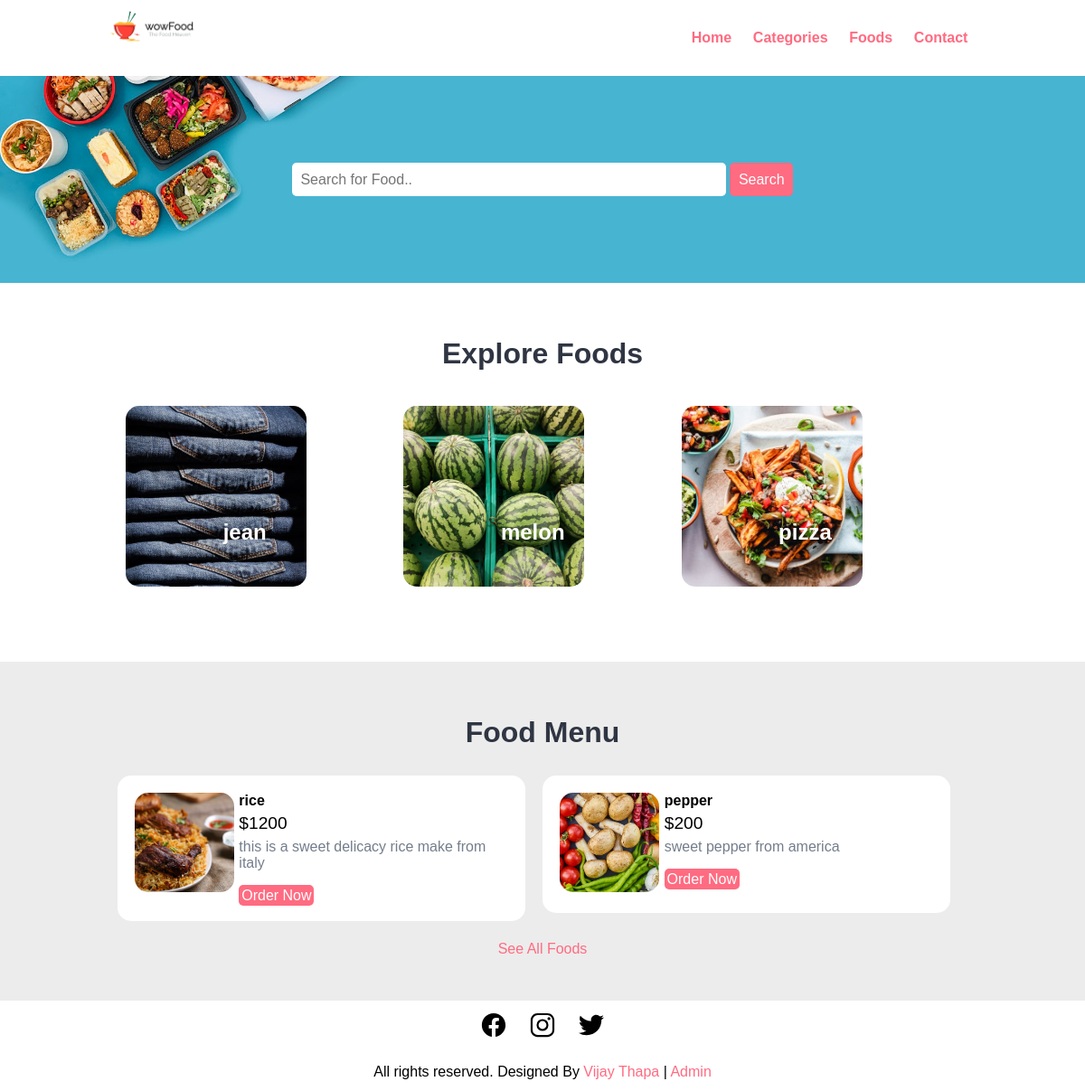
The page / on the database its author committed.
### tables this page shows
CREATE TABLE `categories` (
  `id` int(11) NOT NULL,
  `unique_id` int(11) NOT NULL,
  `title` varchar(255) NOT NULL,
  `image_name` varchar(255) NOT NULL,
  `featured` varchar(10) NOT NULL,
  `active` varchar(10) NOT NULL
);

CREATE TABLE `food` (
  `id` int(11) NOT NULL,
  `unique_id` int(11) NOT NULL,
  `title` varchar(255) NOT NULL,
  `price` double NOT NULL,
  `description` varchar(255) NOT NULL,
  `image_name` varchar(255) NOT NULL,
  `category_id` int(11) NOT NULL,
  `featured` varchar(10) NOT NULL,
  `active` varchar(10) NOT NULL
);

### index.php (the view, shortened to what this page needs)
<?php include "partials/header.php" ?>
    <section class="food-search text-center">
        <div class="container">
            <form action="food-search.php" method="POST" >
                <input type="search" name="search" placeholder="Search for Food.." autocomplete="off" required>
                <input type="submit" name="submit" value="Search" class="btn btn-primary" >
            </form>
        </div>
    </section>
    <section class="categories">
        <div class="container">
            <h2 class="text-center">Explore Foods</h2>
            <?php
                $sql = mysqli_query($conn, "SELECT * FROM categories WHERE featured = 'Yes' AND active= 'Yes' LIMIT 3");
                if(mysqli_num_rows($sql) > 0){
                    while($row=mysqli_fetch_assoc($sql)){
                        ?>
                        <a href="category-foods.php?category_id=<?php echo $row['unique_id'] ?>">
                        <div class="box-3 float-container">
                            <img src="uploads/<?php echo $row['image_name'] ?>" alt="Pizza" class="img-responsive img-curve size">
                            <h3 class="float-text text-white"><?php echo $row['title'] ?></h3>
                        </div>
                            </a>
                        <?php
                    }
                }else{
                    echo "<h2> No categories Found </h2>";
                }
            ?>
        </div>
    </section>
    <section class="food-menu">
        <div class="container">
            <h2 class="text-center">Food Menu</h2>
            <?php
                $sql = mysqli_query($conn, "SELECT * FROM food WHERE featured = 'Yes' LIMIT 6");
                if(mysqli_num_rows($sql) > 0){
                    while($row=mysqli_fetch_assoc($sql)){
                        ?>
                    <div class="food-menu-box">
                        <div class="food-menu-img">
                            <img src="uploads/<?php echo $row['image_name'] ?>"  class="img-responsive img-curve" style="width:110px;height:110px;object-fit:cover">
                        </div>
                        <div class="food-menu-desc">
                            <h4><?php echo $row['title'] ?></h4>
                            <p class="food-price">$<?php echo $row['price'] ?></p>
                            <p class="food-detail">
                                <?php echo $row['description'] ?>
                            </p>
                            <br>
                            <a href="order.php?food_id=<?php echo $row['unique_id'] ?>" class="btn btn-primary">Order Now</a>
                        </div>
                    </div>
                    <?php
                    }
                }else{
                    echo "<h2> No food Found </h2>";
                }
            ?>
        </div>
        <p class="text-center">
            <a href="#">See All Foods</a>
        </p>
    </section>
    <?php  include_once "partials/footer.php" ?>

### partials/header.php (shortened to what this page needs)
<!DOCTYPE html>
<html lang="en">
<head>
    <link rel="stylesheet" href="css/style.css">
</head>
<body>
    <section class="navbar">
        <div class="container">
            <div class="logo">
                <a href="index.php" title="Logo">
                    <img src="images/logo.png" alt="Restaurant Logo" class="img-responsive">
                </a>
            </div>
            <div class="menu text-right">
                <ul>
                    <li>
                        <a href="index.php">Home</a>
                    </li>
                    <li>
                        <a href="categories.php">Categories</a>
                    </li>
                    <li>
                        <a href="foods.php">Foods</a>
                    </li>
                    <li>
                        <a href="#">Contact</a>
                    </li>
                </ul>
            </div>
        </div>
    </section>

### partials/footer.php
       <section class="social">
        <div class="container text-center">
            <ul>
                <li>
                    <a href="#"><img src="Icons/logo-facebook.svg"></a>
                </li>
                <li>
                    <a href="#"><img src="Icons/logo-instagram.svg"/></a>
                </li>
                <li>
                    <a href="#"><img src="icons/logo-twitter.svg"/></a>
                </li>
            </ul>
        </div>
    </section>
   <section class="footer">
        <div class="container text-center">
            <p>All rights reserved. Designed By <a href="#">Vijay Thapa</a> | <a href="api/admin.php">Admin</a></p>
        </div>
    </section>
</body>
</html>

### css/style.css (style rules this page uses)
* { margin: 0 0; padding: 0 0; font-family: Arial, Helvetica, sans-serif; }
.container { width: 80%; margin: 0 auto; padding: 1%; }
.img-responsive { width: 100%; }
.size { width:200px; height:200px; object-fit: cover; }
.img-curve { border-radius: 15px; }
.text-right { text-align: right; }
.text-center { text-align: center; }
.text-white { color: white; }
a { color: #ff6b81; text-decoration: none; }
.btn { padding: 1%; border: none; font-size: 1rem; border-radius: 5px; }
.btn-primary { background-color: #ff6b81; color: white; cursor: pointer; }
h2 { color: #2f3542; font-size: 2rem; margin-bottom: 2%; }
h3 { font-size: 1.5rem; }
.float-container { position: relative; }
.float-text { position: absolute; bottom: 50px; left: 40%; }
.logo { width: 10%; float: left; }
.menu { line-height: 60px; }
.menu ul { list-style-type: none; }
.menu ul li { display: inline; padding: 1%; font-weight: bold; }
.food-search { background-image: url(../images/bg.jpg); background-size: cover; background-repeat: no-repeat; background-position: center; padding: 7% 0; }
.food-search input[type="search"] { width: 50%; padding: 1%; font-size: 1rem; border: none; border-radius: 5px; outline: none; }
.categories { padding: 4% 0; }
.box-3 { width: 28%; float: left; margin: 2%; }
.food-menu { background-color: #ececec; padding: 4% 0; }
.food-menu-box { width: 43%; margin: 1%; padding: 2%; float: left; background-color: white; border-radius: 15px; }
.food-menu-img { width: 20%; float: left; }
.food-menu-desc { width: 70%; float: left; margin-left: 8%; }
.food-price { font-size: 1.2rem; margin: 2% 0; }
.food-detail { font-size: 1rem; color: #747d8c; }
.social ul { list-style-type: none; }
.social ul li { display: inline; padding: 1%; }
.social img { width:30px; height:30px; object-fit: cover; }

### rows shown on the page
categories: image_name (picture), title "jean"
categories: image_name (picture), title "melon"
categories: image_name (picture), title "pizza"
food: image_name (picture), title "rice", price "1200", description "this is a sweet delicacy rice make from italy"
food: image_name (picture), title "pepper", price "200", description "sweet pepper from america"
